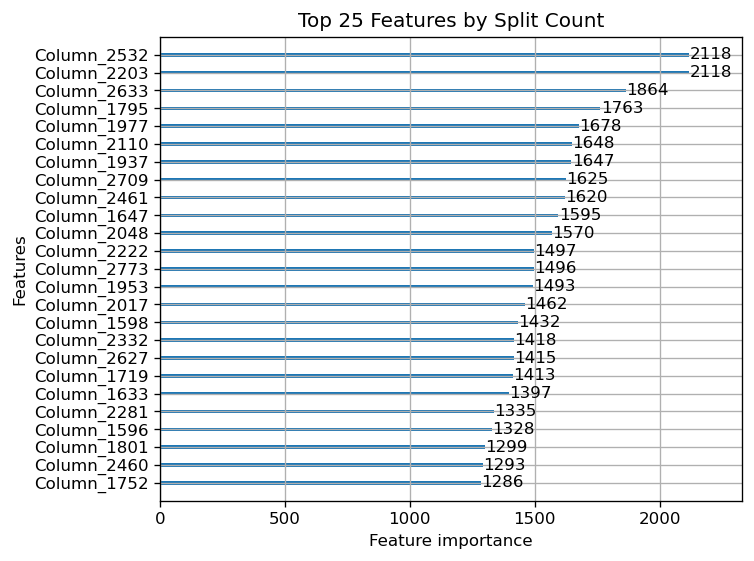
#> input picture backend/model/feature_importance.png, 754 x 561 px
$ python -i feature_extractor.py   (imports and definitions only)   (older library calls are emulated)
#> lines starting #> are read from the running program, lines starting #| are printed output that depends on the picture
#> further down, picture is the input picture: shape (561, 754, 3); mean B, G, R 236.3, 233.2, 228.8
"""
=============================================================================
  feature_extractor.py  -  Hybrid Feature Extraction Pipeline
=============================================================================
  Extracts a 2852-dimensional hybrid feature vector per image:
    GLCM       :    4 features  (texture)
    HOG        : 1568 features  (shape / edges)
    MobileNetV2: 1280 features  (deep semantic features)
  Total        : 2852 features

  MobileNetV2 is loaded ONCE at module level and shared across all calls.
  For batch processing (create_dataset), use extract_mobilenet_batch().
=============================================================================
"""

import os
import cv2
import numpy as np

# Suppress verbose TensorFlow log spam
os.environ["TF_CPP_MIN_LOG_LEVEL"] = "2"
os.environ["TF_ENABLE_ONEDNN_OPTS"] = "0"

from skimage.feature import graycomatrix, graycoprops, hog as skimage_hog

from tensorflow.keras.applications.mobilenet_v2 import MobileNetV2, preprocess_input
from tensorflow.keras.preprocessing.image import img_to_array

# ─────────────────────────────────────────────────────────────────────────────
# CONSTANTS — feature dimensions must match consistently across the pipeline
# ─────────────────────────────────────────────────────────────────────────────
GLCM_DIM = 4         # contrast, correlation, energy, homogeneity
HOG_PIX   = 16       # pixels_per_cell
HOG_ORI   = 8        # orientations
CNN_DIM   = 1280     # MobileNetV2 avg-pool output
TARGET_SIZE = (224, 224)

# Compute HOG dimension for a 224x224 image, 16x16 cells, 1x1 blocks, 8 orientations
_HOG_CELLS = (TARGET_SIZE[0] // HOG_PIX) * (TARGET_SIZE[1] // HOG_PIX)  # 196
HOG_DIM   = _HOG_CELLS * HOG_ORI                                          # 1568
TOTAL_DIM = GLCM_DIM + HOG_DIM + CNN_DIM                                  # 2852

# ─────────────────────────────────────────────────────────────────────────────
# GLOBAL MODEL — loaded once at import time
# ─────────────────────────────────────────────────────────────────────────────
# [1 line not run here, left out]
# [6 lines that did not run here, left out]
# [1 line that did not run here, left out]
# [1 line not run here, left out]


# ─────────────────────────────────────────────────────────────────────────────
# UTILITY
# ─────────────────────────────────────────────────────────────────────────────
def _to_uint8(image: np.ndarray) -> np.ndarray:
    """Convert float [0,1] image back to uint8 [0,255] for GLCM / HOG."""
    if image is None:
        return None
    if image.dtype in (np.float32, np.float64) and image.max() <= 1.0:
        return (image * 255).astype(np.uint8)
    return image.astype(np.uint8)


def _resize_224(img_uint8: np.ndarray) -> np.ndarray:
    """Ensure image is exactly 224×224."""
    if img_uint8.shape[:2] != (224, 224):
        return cv2.resize(img_uint8, (224, 224), interpolation=cv2.INTER_AREA)
    return img_uint8


# ─────────────────────────────────────────────────────────────────────────────
# GLCM — 4 texture features
# ─────────────────────────────────────────────────────────────────────────────
def extract_glcm_features(image: np.ndarray) -> np.ndarray:
    """
    Extract 4 GLCM texture descriptors:
    contrast, correlation, energy, homogeneity.
    """
    img_u8 = _to_uint8(image)
    gray   = cv2.cvtColor(img_u8, cv2.COLOR_BGR2GRAY)
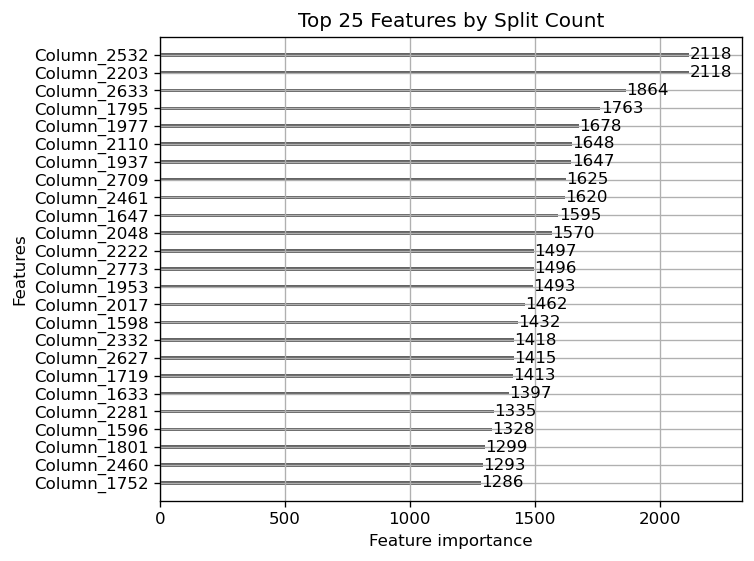
#> gray: shape (561, 754); min 0, max 255, mean 232.3

    glcm = graycomatrix(
        gray, distances=[1], angles=[0],
        levels=256, symmetric=True, normed=True
    )
    feats = np.array([
        graycoprops(glcm, "contrast")[0, 0],
        graycoprops(glcm, "correlation")[0, 0],
        graycoprops(glcm, "energy")[0, 0],
        graycoprops(glcm, "homogeneity")[0, 0],
    ], dtype=np.float32)
#> feats = [1414.9, 0.776, 0.781, 0.904]
    return feats   # shape: (4,)


# ─────────────────────────────────────────────────────────────────────────────
# HOG — 1568 shape features
# ─────────────────────────────────────────────────────────────────────────────
def extract_hog_features(image: np.ndarray) -> np.ndarray:
    """
    Extract HOG shape descriptors.
    For 224x224, 16x16 cells, 8 orientations, 1x1 blocks -> 1568 features.
    """
    img_u8 = _to_uint8(image)
    img_u8 = _resize_224(img_u8)
#> in _resize_224, `return cv2.resize(img_uint8, (224, 224), interpolation=cv2.INTER_AREA)`:
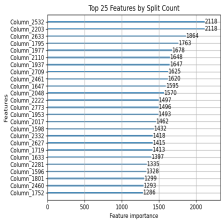
#> returned value: shape (224, 224, 3); mean of channels 0, 1, 2 236.3, 233.2, 228.8; drawn as B, G, R
    gray   = cv2.cvtColor(img_u8, cv2.COLOR_BGR2GRAY)
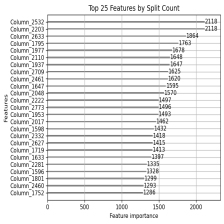
#> gray: shape (224, 224); min 56, max 255, mean 232.3

    feats = skimage_hog(
        gray,
        orientations=HOG_ORI,
        pixels_per_cell=(HOG_PIX, HOG_PIX),
        cells_per_block=(1, 1),
        visualize=False,
        feature_vector=True,
    )
#> feats = 1568 values, max 1 at index 36, min 0 at index 0, mean 0.236
    return feats.astype(np.float32)   # shape: (1568,)


# ─────────────────────────────────────────────────────────────────────────────
# MobileNetV2 — 1280 deep features (single-image mode)
# ─────────────────────────────────────────────────────────────────────────────
def extract_cnn_features(image: np.ndarray) -> np.ndarray:
    """
    Extract 1280-dimensional MobileNetV2 deep features.
    Uses preprocess_input() to scale [-1, 1] as required by MobileNetV2.
    """
    img_u8     = _to_uint8(image)
    img_u8     = _resize_224(img_u8)
    img_arr    = img_to_array(img_u8)                      # (224, 224, 3)
    img_arr    = np.expand_dims(img_arr, axis=0)            # (1, 224, 224, 3)
    img_arr    = preprocess_input(img_arr)                  # scale to [-1, 1]
    features   = cnn_model.predict(img_arr, verbose=0)      # (1, 1280)
    return features.flatten().astype(np.float32)            # (1280,)


# ─────────────────────────────────────────────────────────────────────────────
# MobileNetV2 BATCH mode — faster for dataset generation
# ─────────────────────────────────────────────────────────────────────────────
def extract_mobilenet_batch(images_uint8: list) -> np.ndarray:
    """
    Extract MobileNetV2 features for a batch of images in one forward pass.

    Args:
        images_uint8: list of BGR uint8 ndarray images (any size).

    Returns:
        np.ndarray of shape (N, 1280), dtype float32.
    """
    batch = []
    for img in images_uint8:
        img = _resize_224(img)
        arr = img_to_array(img)
        batch.append(arr)

    batch_arr = np.stack(batch, axis=0)             # (N, 224, 224, 3)
    batch_arr = preprocess_input(batch_arr)          # scale to [-1, 1]
    feats     = cnn_model.predict(batch_arr, verbose=0)   # (N, 1280)
    return feats.astype(np.float32)


# ─────────────────────────────────────────────────────────────────────────────
# HYBRID — full 2852-feature vector (single image)
# ─────────────────────────────────────────────────────────────────────────────
def extract_features(image: np.ndarray,
                     use_glcm: bool = True,
                     use_hog: bool  = True,
                     use_cnn: bool  = True) -> np.ndarray:
    """
    Combine GLCM + HOG + MobileNetV2 into a single flat feature vector.

    Returns:
        np.ndarray of shape (2852,) with L2-normalised values.
        Returns None if image is None.
    """
    if image is None:
        return None

    parts = []

    if use_glcm:
        parts.append(extract_glcm_features(image))    # (4,)

    if use_hog:
        parts.append(extract_hog_features(image))     # (1568,)

    if use_cnn:
        parts.append(extract_cnn_features(image))     # (1280,)
#> (the call stopped at in extract_cnn_features, `img_arr    = img_to_array(img_u8)`: tensorflow is not available in this run)

    if not parts:
        return np.array([], dtype=np.float32)

    combined = np.concatenate(parts).astype(np.float32)
#> combined = 1572 values, max 1414.9 at index 0, min 0 at index 4, mean 1.14

    # L2 normalisation keeps the vector unit-length.
    # This prevents large CNN magnitude from drowning GLCM/HOG signals.
    norm = np.linalg.norm(combined)
#> norm = 1415
    if norm > 0:
        combined = combined / norm
#> combined = 1572 values, max 1 at index 0, min 0 at index 4, mean 0.000804

    return combined   # shape: (2852,)


# ─────────────────────────────────────────────────────────────────────────────
# QUICK SELF-TEST
# ─────────────────────────────────────────────────────────────────────────────
# [43 lines not run here, left out]

>>> import cv2
>>> picture = cv2.imread('feature_importance.png')
>>> result = extract_features(picture)
#> result has the same summary as combined in extract_features
